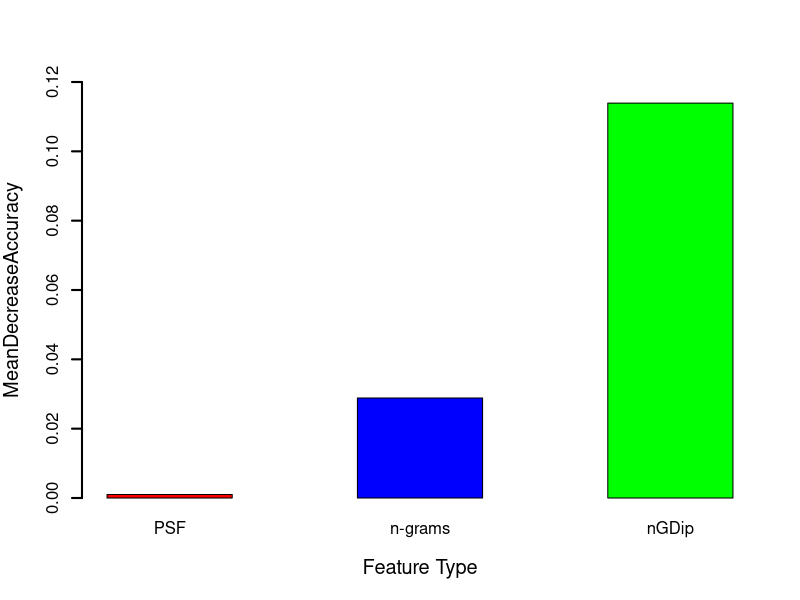

Write R code to recreate this figure.
#rfdata <- read.csv("rfmodel_304_posTrimer.rds")
#amins = c("A", "C", "D", "E", "F", "G", "H", "I", "K", "L", "M", "N", "P", "Q", "R", "S", "T", "V", "W", "Y")
#all
# pif = -0.0009376378
# psf =  -0.0008415906
# gap = 0.03536461

#3000 
 pif = 0.02884622 
 psf = 0.001006389 
 gap = 0.1139051
 
 colours <- c("red", "blue", "green")
 cdata = matrix(c(psf, pif, gap),nrow = 1, ncol = 3)
 barplot(
   cdata, xlab = "Feature Type", ylab = "MeanDecreaseAccuracy", cex.main = 1.2, cex.lab = 1.2, box.lty = 4, box.lwd = 4,xaxis.cex.axis=1.3,yaxis.cex.axis=1.3, lwd = 2, yaxis.lwd = 2, xaxis.lwd = 4, yaxis.las = 1, beside =
     TRUE, col = colours, names.arg = c("PSF", "n-grams","nGDip"), axes = TRUE, ylim = c(0,0.12)
 )